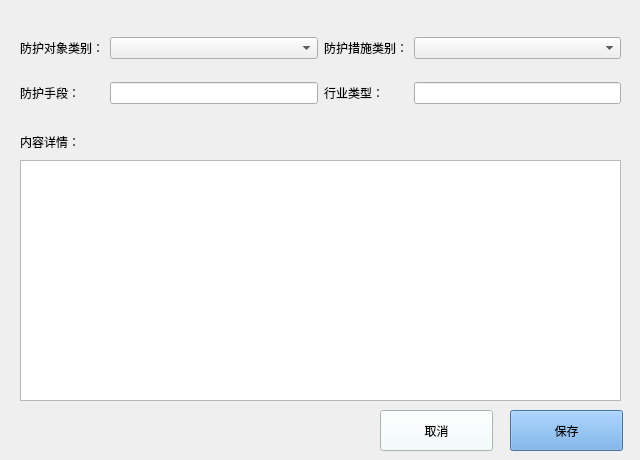
<?xml version="1.0" encoding="UTF-8"?>
<ui version="4.0">
 <class>addWin</class>
 <widget class="QWidget" name="addWin">
  <property name="geometry">
   <rect>
    <x>0</x>
    <y>0</y>
    <width>640</width>
    <height>460</height>
   </rect>
  </property>
  <property name="windowTitle">
   <string>添加防护措施</string>
  </property>
  <widget class="QWidget" name="gridLayoutWidget">
   <property name="geometry">
    <rect>
     <x>20</x>
     <y>20</y>
     <width>601</width>
     <height>101</height>
    </rect>
   </property>
   <layout class="QGridLayout" name="gridLayout" columnstretch="0,0,0,0">
    <item row="0" column="1">
     <widget class="QComboBox" name="add_input1">
      <property name="cursor">
       <cursorShape>PointingHandCursor</cursorShape>
      </property>
      <property name="toolTip">
       <string/>
      </property>
      <property name="styleSheet">
       <string notr="true">font: 16pt &quot;.SF NS Text&quot;;</string>
      </property>
      <property name="iconSize">
       <size>
        <width>20</width>
        <height>20</height>
       </size>
      </property>
     </widget>
    </item>
    <item row="0" column="3">
     <widget class="QComboBox" name="add_input2">
      <property name="cursor">
       <cursorShape>PointingHandCursor</cursorShape>
      </property>
      <property name="toolTip">
       <string/>
      </property>
      <property name="styleSheet">
       <string notr="true">font: 16pt &quot;.SF NS Text&quot;;</string>
      </property>
      <property name="iconSize">
       <size>
        <width>20</width>
        <height>20</height>
       </size>
      </property>
     </widget>
    </item>
    <item row="0" column="2">
     <widget class="QLabel" name="label_type_second">
      <property name="styleSheet">
       <string notr="true">font: 16pt &quot;.SF NS Text&quot;;
color: ;</string>
      </property>
      <property name="text">
       <string>防护措施类别：</string>
      </property>
     </widget>
    </item>
    <item row="0" column="0">
     <widget class="QLabel" name="label_type_first">
      <property name="styleSheet">
       <string notr="true">font: 16pt &quot;.SF NS Text&quot;;
color: ;</string>
      </property>
      <property name="text">
       <string>防护对象类别：</string>
      </property>
     </widget>
    </item>
    <item row="1" column="0">
     <widget class="QLabel" name="label_type_third">
      <property name="styleSheet">
       <string notr="true">font: 16pt &quot;.SF NS Text&quot;;</string>
      </property>
      <property name="text">
       <string>防护手段：</string>
      </property>
     </widget>
    </item>
    <item row="1" column="1">
     <widget class="QLineEdit" name="add_input3">
      <property name="styleSheet">
       <string notr="true">font: 16pt &quot;.SF NS Text&quot;;</string>
      </property>
     </widget>
    </item>
    <item row="1" column="3">
     <widget class="QLineEdit" name="add_input4">
      <property name="styleSheet">
       <string notr="true">font: 16pt &quot;.SF NS Text&quot;;</string>
      </property>
     </widget>
    </item>
    <item row="1" column="2">
     <widget class="QLabel" name="label_type_fourth">
      <property name="styleSheet">
       <string notr="true">font: 16pt &quot;.SF NS Text&quot;;</string>
      </property>
      <property name="text">
       <string>行业类型：</string>
      </property>
     </widget>
    </item>
   </layout>
  </widget>
  <widget class="QLabel" name="label_3">
   <property name="geometry">
    <rect>
     <x>20</x>
     <y>130</y>
     <width>112</width>
     <height>23</height>
    </rect>
   </property>
   <property name="styleSheet">
    <string notr="true">font: 16pt &quot;.SF NS Text&quot;;</string>
   </property>
   <property name="text">
    <string>内容详情：</string>
   </property>
  </widget>
  <widget class="QPushButton" name="btn_cancel">
   <property name="geometry">
    <rect>
     <x>380</x>
     <y>410</y>
     <width>113</width>
     <height>41</height>
    </rect>
   </property>
   <property name="cursor">
    <cursorShape>PointingHandCursor</cursorShape>
   </property>
   <property name="styleSheet">
    <string notr="true">font: 16pt &quot;.SF NS Text&quot;;
background-color: rgb(240, 252, 252);</string>
   </property>
   <property name="text">
    <string>取消</string>
   </property>
  </widget>
  <widget class="QPushButton" name="btn_save">
   <property name="geometry">
    <rect>
     <x>510</x>
     <y>410</y>
     <width>113</width>
     <height>41</height>
    </rect>
   </property>
   <property name="cursor">
    <cursorShape>PointingHandCursor</cursorShape>
   </property>
   <property name="styleSheet">
    <string notr="true">font: 16pt &quot;.SF NS Text&quot;;
background-color: rgb(98, 160, 226);</string>
   </property>
   <property name="text">
    <string>保存</string>
   </property>
  </widget>
  <widget class="QPlainTextEdit" name="add_input5">
   <property name="geometry">
    <rect>
     <x>20</x>
     <y>160</y>
     <width>601</width>
     <height>241</height>
    </rect>
   </property>
   <property name="styleSheet">
    <string notr="true">font: 12pt &quot;Adobe Arabic&quot;;</string>
   </property>
  </widget>
 </widget>
 <resources/>
 <connections/>
</ui>
